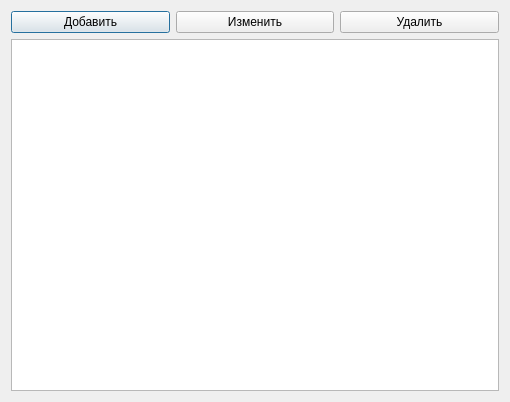
<?xml version="1.0" encoding="UTF-8"?>
<ui version="4.0">
 <class>RefVendorsForm</class>
 <widget class="QDialog" name="RefVendorsForm">
  <property name="geometry">
   <rect>
    <x>0</x>
    <y>0</y>
    <width>510</width>
    <height>402</height>
   </rect>
  </property>
  <property name="windowTitle">
   <string>Dialog</string>
  </property>
  <layout class="QVBoxLayout" name="verticalLayout">
   <item>
    <layout class="QHBoxLayout" name="horizontalLayout">
     <item>
      <widget class="QPushButton" name="btn_add">
       <property name="text">
        <string>Добавить</string>
       </property>
      </widget>
     </item>
     <item>
      <widget class="QPushButton" name="btn_edit">
       <property name="text">
        <string>Изменить</string>
       </property>
      </widget>
     </item>
     <item>
      <widget class="QPushButton" name="btn_delete">
       <property name="text">
        <string>Удалить</string>
       </property>
      </widget>
     </item>
    </layout>
   </item>
   <item>
    <widget class="QTableView" name="tableView"/>
   </item>
  </layout>
 </widget>
 <resources/>
 <connections/>
</ui>
